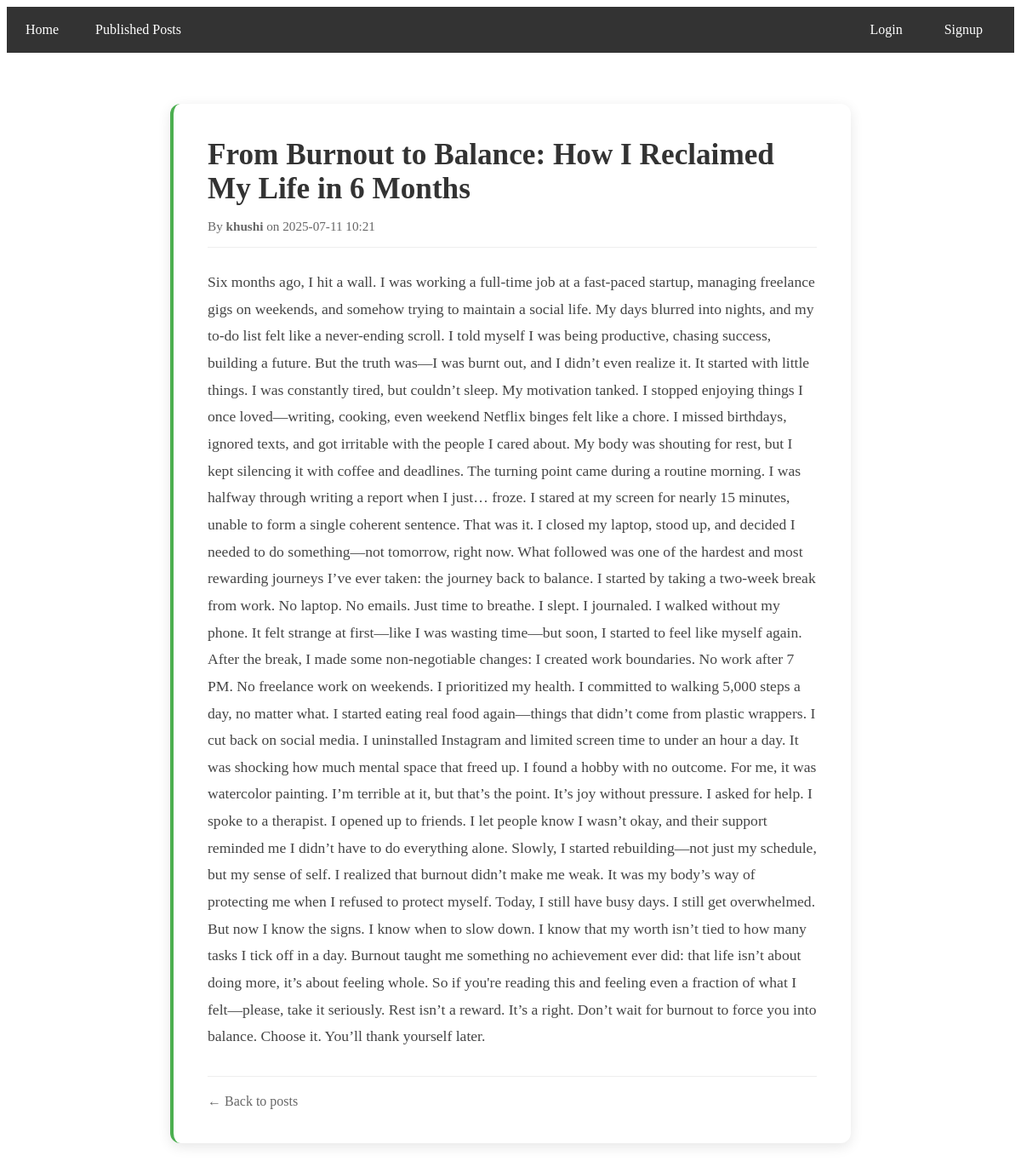
The page /posts/2 on the database its author committed.
### tables this page shows
CREATE TABLE posts (
            id INTEGER PRIMARY KEY AUTOINCREMENT,
            title TEXT NOT NULL,
            body TEXT NOT NULL,
            author TEXT NOT NULL,
            is_published BOOLEAN DEFAULT 0,
            created_at TEXT NOT NULL
        );

### routes/post_routes.py (the view)
@post_bp.route("/<int:post_id>", methods=["GET"])
def post_detail(post_id):
    post = get_post(post_id)
    return render_template("post_details.html", post=post)

### controllers/post_controller.py (called while the page is built)
def get_post(post_id):
    post = Post.find_by_id(post_id)
    if not post:
        abort(404)
    return post

### models/post.py (called while the page is built)
    @staticmethod
    def _init_db():
        os.makedirs(os.path.dirname(DATABASE_FILE), exist_ok=True)
        conn = sqlite3.connect(DATABASE_FILE)
        cursor = conn.cursor()
        cursor.execute('''
            CREATE TABLE IF NOT EXISTS posts (
                id INTEGER PRIMARY KEY AUTOINCREMENT,
                title TEXT NOT NULL,
                body TEXT NOT NULL,
                author TEXT NOT NULL,
                is_published BOOLEAN DEFAULT 0,
                created_at TEXT NOT NULL
            )
        ''')
        conn.commit()
        conn.close()

    @staticmethod
    def _get_connection():
        Post._init_db()
        return sqlite3.connect(DATABASE_FILE)

    @staticmethod
    def find_by_id(post_id):
        conn = Post._get_connection()
        cursor = conn.cursor()
        cursor.execute('SELECT * FROM posts WHERE id = ?', (post_id,))
        row = cursor.fetchone()
        conn.close()
        if row:
            return {
                "id": row[0],
                "title": row[1],
                "body": row[2],
                "author": row[3],
                "is_published": bool(row[4]),
                "created_at": row[5]
            }
        return None

### templates/post_details.html (shortened to what this page needs)
{% extends "base.html" %}
{% block content %}
<div style="max-width: 800px; margin: 0 auto;">
    <div style="
        background-color: white;
        padding: 40px;
        border-radius: 12px;
        box-shadow: 0 4px 15px rgba(0,0,0,0.1);
        border-left: 4px solid #4CAF50;
    ">
        <h1 style="margin: 0 0 15px 0; color: #333; font-size: 2.2em;">{{ post.title }}</h1>
        <div style="
            color: #666;
            margin-bottom: 25px;
            padding-bottom: 15px;
            border-bottom: 1px solid #eee;
        ">
            <p style="margin: 0; font-size: 0.95em;">
                By <strong>{{ post.author }}</strong> on {{ post.created_at }}
            </p>
        </div>
        <div style="
            line-height: 1.8;
            color: #444;
            font-size: 1.1em;
        ">
            {{ post.body|safe }}
        </div>
        <div style="margin-top: 30px; padding-top: 20px; border-top: 1px solid #eee;">
            <a href="{{ url_for('posts.show_posts') }}" style="
                color: #666;
                text-decoration: none;
                margin-right: 15px;
            ">← Back to posts</a>
        </div>
    </div>
</div>
{% endblock %}

### rows shown on the page
posts: title "From Burnout to Balance: How I Reclaimed My Life in 6 Months", author "khushi", created_at "2025-07-11 10:21", body "Six months ago, I hit a wall. I was working a full-time job at a fast-paced startup, managing freelance gigs on weekends, and somehow trying to maintain a social life. My days blurred into nights, and my to-do list felt like a never-ending scroll. I told myself I was being productive, chasing success, building a future. But the truth was—I was burnt out, and I didn’t even realize it. It started with little things. I was constantly tired, but couldn’t sleep. My motivation tanked. I stopped enjoying things I once loved—writing, cooking, even weekend Netflix binges felt like a chore. I missed birthdays, ignored texts, and got irritable with the people I cared about. My body was shouting for…"
